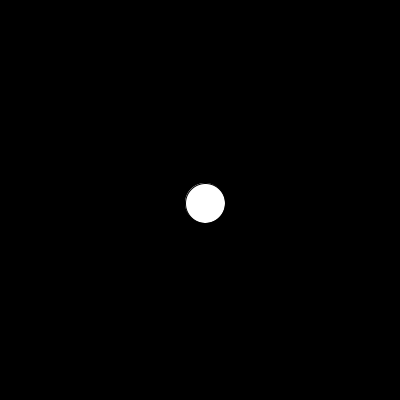
Frame 1 (no input)
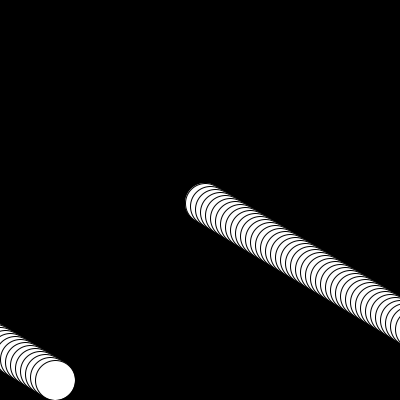
Frame 60 (the mouse pressed at the canvas centre just before this capture)
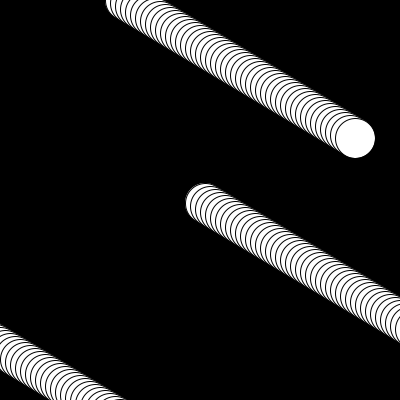
Frame 120 (the mouse held since frame 60 and released just before this capture)

The Processing sketch that drew these frames (run headless with seeded random() and noise(); from frame 60 on, the mouse is pressed at the canvas centre):

// Processing sketch: processing_154280
// ── processing_154280.pde

int x, y, xvel, yvel;
void setup()
{
  x=200;
  y=200;
  xvel=5;
  yvel=3;
  size(400,400);
  smooth();
  background(0);
  
  

}
void draw()
{
  x=x+xvel;
  y=y+yvel;
  
  if (x>width+20)
  {
  
    x=-20;
  }
  if (x<-20)
  {
    x=height+20;
  }
  if (y>height+20)
  {
    y=0;
  }
  if (y<-20)
  {
    y=height+20;
  }
  ellipse(x, y, 40, 40);
}
